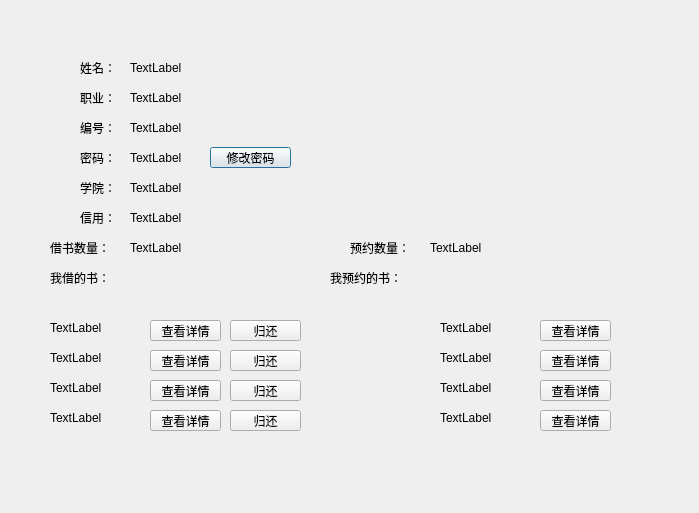
<?xml version="1.0" encoding="UTF-8"?>
<ui version="4.0">
 <class>PeopleDetail</class>
 <widget class="QDialog" name="PeopleDetail">
  <property name="geometry">
   <rect>
    <x>0</x>
    <y>0</y>
    <width>699</width>
    <height>513</height>
   </rect>
  </property>
  <property name="windowTitle">
   <string>Dialog</string>
  </property>
  <widget class="QLabel" name="label">
   <property name="geometry">
    <rect>
     <x>80</x>
     <y>60</y>
     <width>72</width>
     <height>15</height>
    </rect>
   </property>
   <property name="text">
    <string>姓名：</string>
   </property>
  </widget>
  <widget class="QLabel" name="name">
   <property name="geometry">
    <rect>
     <x>130</x>
     <y>60</y>
     <width>72</width>
     <height>15</height>
    </rect>
   </property>
   <property name="text">
    <string>TextLabel</string>
   </property>
  </widget>
  <widget class="QLabel" name="label_2">
   <property name="geometry">
    <rect>
     <x>80</x>
     <y>90</y>
     <width>72</width>
     <height>15</height>
    </rect>
   </property>
   <property name="text">
    <string>职业：</string>
   </property>
  </widget>
  <widget class="QLabel" name="job">
   <property name="geometry">
    <rect>
     <x>130</x>
     <y>90</y>
     <width>72</width>
     <height>15</height>
    </rect>
   </property>
   <property name="text">
    <string>TextLabel</string>
   </property>
  </widget>
  <widget class="QLabel" name="label_3">
   <property name="geometry">
    <rect>
     <x>80</x>
     <y>120</y>
     <width>72</width>
     <height>15</height>
    </rect>
   </property>
   <property name="text">
    <string>编号：</string>
   </property>
  </widget>
  <widget class="QLabel" name="id">
   <property name="geometry">
    <rect>
     <x>130</x>
     <y>120</y>
     <width>72</width>
     <height>15</height>
    </rect>
   </property>
   <property name="text">
    <string>TextLabel</string>
   </property>
  </widget>
  <widget class="QLabel" name="label_4">
   <property name="geometry">
    <rect>
     <x>80</x>
     <y>150</y>
     <width>72</width>
     <height>15</height>
    </rect>
   </property>
   <property name="text">
    <string>密码：</string>
   </property>
  </widget>
  <widget class="QLabel" name="password">
   <property name="geometry">
    <rect>
     <x>130</x>
     <y>150</y>
     <width>72</width>
     <height>15</height>
    </rect>
   </property>
   <property name="text">
    <string>TextLabel</string>
   </property>
  </widget>
  <widget class="QPushButton" name="editPassword">
   <property name="geometry">
    <rect>
     <x>210</x>
     <y>147</y>
     <width>81</width>
     <height>21</height>
    </rect>
   </property>
   <property name="text">
    <string>修改密码</string>
   </property>
  </widget>
  <widget class="QLabel" name="label_5">
   <property name="geometry">
    <rect>
     <x>80</x>
     <y>180</y>
     <width>72</width>
     <height>15</height>
    </rect>
   </property>
   <property name="text">
    <string>学院：</string>
   </property>
  </widget>
  <widget class="QLabel" name="academy">
   <property name="geometry">
    <rect>
     <x>130</x>
     <y>180</y>
     <width>72</width>
     <height>15</height>
    </rect>
   </property>
   <property name="text">
    <string>TextLabel</string>
   </property>
  </widget>
  <widget class="QLabel" name="label_6">
   <property name="geometry">
    <rect>
     <x>80</x>
     <y>210</y>
     <width>72</width>
     <height>15</height>
    </rect>
   </property>
   <property name="text">
    <string>信用：</string>
   </property>
  </widget>
  <widget class="QLabel" name="credit">
   <property name="geometry">
    <rect>
     <x>130</x>
     <y>210</y>
     <width>72</width>
     <height>15</height>
    </rect>
   </property>
   <property name="text">
    <string>TextLabel</string>
   </property>
  </widget>
  <widget class="QLabel" name="label_7">
   <property name="geometry">
    <rect>
     <x>50</x>
     <y>240</y>
     <width>72</width>
     <height>15</height>
    </rect>
   </property>
   <property name="text">
    <string>借书数量：</string>
   </property>
  </widget>
  <widget class="QLabel" name="borrowNumber">
   <property name="geometry">
    <rect>
     <x>130</x>
     <y>240</y>
     <width>72</width>
     <height>15</height>
    </rect>
   </property>
   <property name="text">
    <string>TextLabel</string>
   </property>
  </widget>
  <widget class="QLabel" name="label_8">
   <property name="geometry">
    <rect>
     <x>50</x>
     <y>270</y>
     <width>72</width>
     <height>15</height>
    </rect>
   </property>
   <property name="text">
    <string>我借的书：</string>
   </property>
  </widget>
  <widget class="QLabel" name="bbID1">
   <property name="geometry">
    <rect>
     <x>50</x>
     <y>320</y>
     <width>121</width>
     <height>16</height>
    </rect>
   </property>
   <property name="text">
    <string>TextLabel</string>
   </property>
  </widget>
  <widget class="QLabel" name="bbID2">
   <property name="geometry">
    <rect>
     <x>50</x>
     <y>350</y>
     <width>121</width>
     <height>16</height>
    </rect>
   </property>
   <property name="text">
    <string>TextLabel</string>
   </property>
  </widget>
  <widget class="QLabel" name="bbID3">
   <property name="geometry">
    <rect>
     <x>50</x>
     <y>380</y>
     <width>121</width>
     <height>16</height>
    </rect>
   </property>
   <property name="text">
    <string>TextLabel</string>
   </property>
  </widget>
  <widget class="QLabel" name="bbID4">
   <property name="geometry">
    <rect>
     <x>50</x>
     <y>410</y>
     <width>121</width>
     <height>16</height>
    </rect>
   </property>
   <property name="text">
    <string>TextLabel</string>
   </property>
  </widget>
  <widget class="QPushButton" name="datailB1">
   <property name="geometry">
    <rect>
     <x>150</x>
     <y>320</y>
     <width>71</width>
     <height>21</height>
    </rect>
   </property>
   <property name="text">
    <string>查看详情</string>
   </property>
  </widget>
  <widget class="QPushButton" name="returnB1">
   <property name="geometry">
    <rect>
     <x>230</x>
     <y>320</y>
     <width>71</width>
     <height>21</height>
    </rect>
   </property>
   <property name="text">
    <string>归还</string>
   </property>
  </widget>
  <widget class="QPushButton" name="returnB2">
   <property name="geometry">
    <rect>
     <x>230</x>
     <y>350</y>
     <width>71</width>
     <height>21</height>
    </rect>
   </property>
   <property name="text">
    <string>归还</string>
   </property>
  </widget>
  <widget class="QPushButton" name="detailB2">
   <property name="geometry">
    <rect>
     <x>150</x>
     <y>350</y>
     <width>71</width>
     <height>21</height>
    </rect>
   </property>
   <property name="text">
    <string>查看详情</string>
   </property>
  </widget>
  <widget class="QPushButton" name="returnB3">
   <property name="geometry">
    <rect>
     <x>230</x>
     <y>380</y>
     <width>71</width>
     <height>21</height>
    </rect>
   </property>
   <property name="text">
    <string>归还</string>
   </property>
  </widget>
  <widget class="QPushButton" name="detailB3">
   <property name="geometry">
    <rect>
     <x>150</x>
     <y>380</y>
     <width>71</width>
     <height>21</height>
    </rect>
   </property>
   <property name="text">
    <string>查看详情</string>
   </property>
  </widget>
  <widget class="QPushButton" name="returnB4">
   <property name="geometry">
    <rect>
     <x>230</x>
     <y>410</y>
     <width>71</width>
     <height>21</height>
    </rect>
   </property>
   <property name="text">
    <string>归还</string>
   </property>
  </widget>
  <widget class="QPushButton" name="detailB4">
   <property name="geometry">
    <rect>
     <x>150</x>
     <y>410</y>
     <width>71</width>
     <height>21</height>
    </rect>
   </property>
   <property name="text">
    <string>查看详情</string>
   </property>
  </widget>
  <widget class="QLabel" name="label_9">
   <property name="geometry">
    <rect>
     <x>350</x>
     <y>240</y>
     <width>72</width>
     <height>15</height>
    </rect>
   </property>
   <property name="text">
    <string>预约数量：</string>
   </property>
  </widget>
  <widget class="QLabel" name="reserveNumber">
   <property name="geometry">
    <rect>
     <x>430</x>
     <y>240</y>
     <width>72</width>
     <height>15</height>
    </rect>
   </property>
   <property name="text">
    <string>TextLabel</string>
   </property>
  </widget>
  <widget class="QLabel" name="label_10">
   <property name="geometry">
    <rect>
     <x>330</x>
     <y>270</y>
     <width>91</width>
     <height>16</height>
    </rect>
   </property>
   <property name="text">
    <string>我预约的书：</string>
   </property>
  </widget>
  <widget class="QLabel" name="rbID1">
   <property name="geometry">
    <rect>
     <x>440</x>
     <y>320</y>
     <width>121</width>
     <height>16</height>
    </rect>
   </property>
   <property name="text">
    <string>TextLabel</string>
   </property>
  </widget>
  <widget class="QLabel" name="rbID2">
   <property name="geometry">
    <rect>
     <x>440</x>
     <y>350</y>
     <width>121</width>
     <height>16</height>
    </rect>
   </property>
   <property name="text">
    <string>TextLabel</string>
   </property>
  </widget>
  <widget class="QLabel" name="rbID3">
   <property name="geometry">
    <rect>
     <x>440</x>
     <y>380</y>
     <width>121</width>
     <height>16</height>
    </rect>
   </property>
   <property name="text">
    <string>TextLabel</string>
   </property>
  </widget>
  <widget class="QLabel" name="rbID4">
   <property name="geometry">
    <rect>
     <x>440</x>
     <y>410</y>
     <width>121</width>
     <height>16</height>
    </rect>
   </property>
   <property name="text">
    <string>TextLabel</string>
   </property>
  </widget>
  <widget class="QPushButton" name="detailR2">
   <property name="geometry">
    <rect>
     <x>540</x>
     <y>350</y>
     <width>71</width>
     <height>21</height>
    </rect>
   </property>
   <property name="text">
    <string>查看详情</string>
   </property>
  </widget>
  <widget class="QPushButton" name="detailR3">
   <property name="geometry">
    <rect>
     <x>540</x>
     <y>380</y>
     <width>71</width>
     <height>21</height>
    </rect>
   </property>
   <property name="text">
    <string>查看详情</string>
   </property>
  </widget>
  <widget class="QPushButton" name="detailR4">
   <property name="geometry">
    <rect>
     <x>540</x>
     <y>410</y>
     <width>71</width>
     <height>21</height>
    </rect>
   </property>
   <property name="text">
    <string>查看详情</string>
   </property>
  </widget>
  <widget class="QPushButton" name="datailR1">
   <property name="geometry">
    <rect>
     <x>540</x>
     <y>320</y>
     <width>71</width>
     <height>21</height>
    </rect>
   </property>
   <property name="text">
    <string>查看详情</string>
   </property>
  </widget>
 </widget>
 <resources/>
 <connections/>
</ui>
